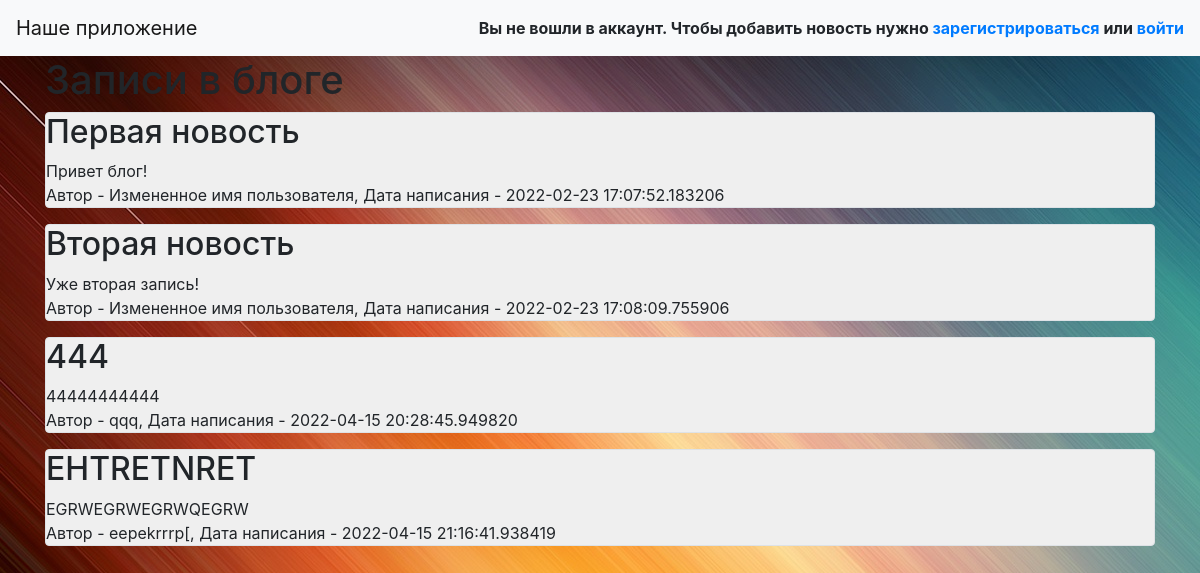
The page / on the database its author committed.
### data/news.py (models this page shows)
class News(SqlAlchemyBase, UserMixin, SerializerMixin):
    __tablename__ = 'news'
    id = sqlalchemy.Column(sqlalchemy.Integer,
                           primary_key=True, autoincrement=True)
    title = sqlalchemy.Column(sqlalchemy.String, nullable=True)
    content = sqlalchemy.Column(sqlalchemy.String, nullable=True)
    created_date = sqlalchemy.Column(sqlalchemy.DateTime,
                                     default=datetime.datetime.now)
    is_private = sqlalchemy.Column(sqlalchemy.Boolean, default=True)
    user_id = sqlalchemy.Column(sqlalchemy.Integer,
                                sqlalchemy.ForeignKey("users.id"))
    user = orm.relation('User')
    categories = orm.relation("Category", secondary="association", backref="news")

### data/users.py (models this page shows, shortened)
class User(SqlAlchemyBase, UserMixin, SerializerMixin):
    news = orm.relation("News", back_populates='user')
    __tablename__ = 'users'
    id = sqlalchemy.Column(sqlalchemy.Integer,
                           primary_key=True, autoincrement=True)
    name = sqlalchemy.Column(sqlalchemy.String, nullable=True)
    about = sqlalchemy.Column(sqlalchemy.String, nullable=True)
    email = sqlalchemy.Column(sqlalchemy.String,
                              index=True, unique=True, nullable=True)
    hashed_password = sqlalchemy.Column(sqlalchemy.String, nullable=True)
    created_date = sqlalchemy.Column(sqlalchemy.DateTime,
                                     default=datetime.datetime.now)

### main.py (the view)
@app.route("/")
def index():
    db_sess = db_session.create_session()
    news = db_sess.query(News)
    return render_template("index.html", news=news)

### data/db_session.py (called while the page is built)
def create_session() -> Session:
    global __factory
    return __factory()

### templates/index.html (shortened to what this page needs)
<link rel="stylesheet" href="../static/css/index.css">
<div class="post">
    {% extends "base.html" %}
    {% block content %}
    <h1>Записи в блоге</h1>
    {% for item in news%}
    {% if item.is_private %}
    {% if current_user.is_authenticated and current_user == item.user %}
    <div class="col-md6 border rounded pes">
        <h2>{{item.title}}</h2>
        <div>
            {{item.content}}
        </div>
        <div>
            <strong>Ваша личная новость</strong>, Дата написания - {{item.created_date}}
        </div>
        <div>
            <a href="/news/{{ item.id }}" class="btn btn-warning">
                Изменить
            </a>
            <a href="/news_delete/{{ item.id }}" class="btn btn-danger">
                Удалить
            </a>
        </div>
    </div>
    {% endif %}
    {% else %}
    <div class="col-md6 border rounded pes" >
        <h2>{{item.title}}</h2>
        <div>
            {{item.content}}
        </div>
        <div>
            Автор - {{item.user.name}}, Дата написания - {{item.created_date}}
        </div>
    </div>
    {% endif %}
    {% endfor %}
    {% endblock %}

### templates/base.html (shortened to what this page needs)
<!doctype html>
<html lang="en">
<head>
    <link rel="stylesheet"
          href="https://stackpath.bootstrapcdn.com/bootstrap/4.4.1/css/bootstrap.min.css"
>
</head>
<body>
<header>
    <nav class="navbar navbar-light bg-light">
        <a class="navbar-brand" href="#">Наше приложение</a>
        {% if current_user.is_authenticated %}
        <strong>Вход выполнен: {{current_user.name}}     <a href="/logout">(выход)</a></strong>
        {% else %}
        <strong>Вы не вошли в аккаунт. Чтобы добавить новость нужно <a href="/register">зарегистрироваться</a> или <a
                href="/login">войти</a></strong>
        {% endif %}
    </nav>
</header>
<main role="main" class="container">
    {% block content %}{% endblock %}
</main>
</body>
</html>

### static/css/index.css (style rules this page uses)
body { background-image: url('../img/fon.jpg'); height: 100%; }
.pes { background-color: #EFEFEF; }

### rows shown on the page
News: title "Первая новость", content "Привет блог!", user.name "Измененное имя пользователя", created_date "2022-02-23 17:07:52.183206"
News: title "Вторая новость", content "Уже вторая запись!", user.name "Измененное имя пользователя", created_date "2022-02-23 17:08:09.755906"
News: title "444", content "44444444444", user.name "qqq", created_date "2022-04-15 20:28:45.949820"
News: title "EHTRETNRET", content "EGRWEGRWEGRWQEGRW", user.name "eepekrrrp[", created_date "2022-04-15 21:16:41.938419"
